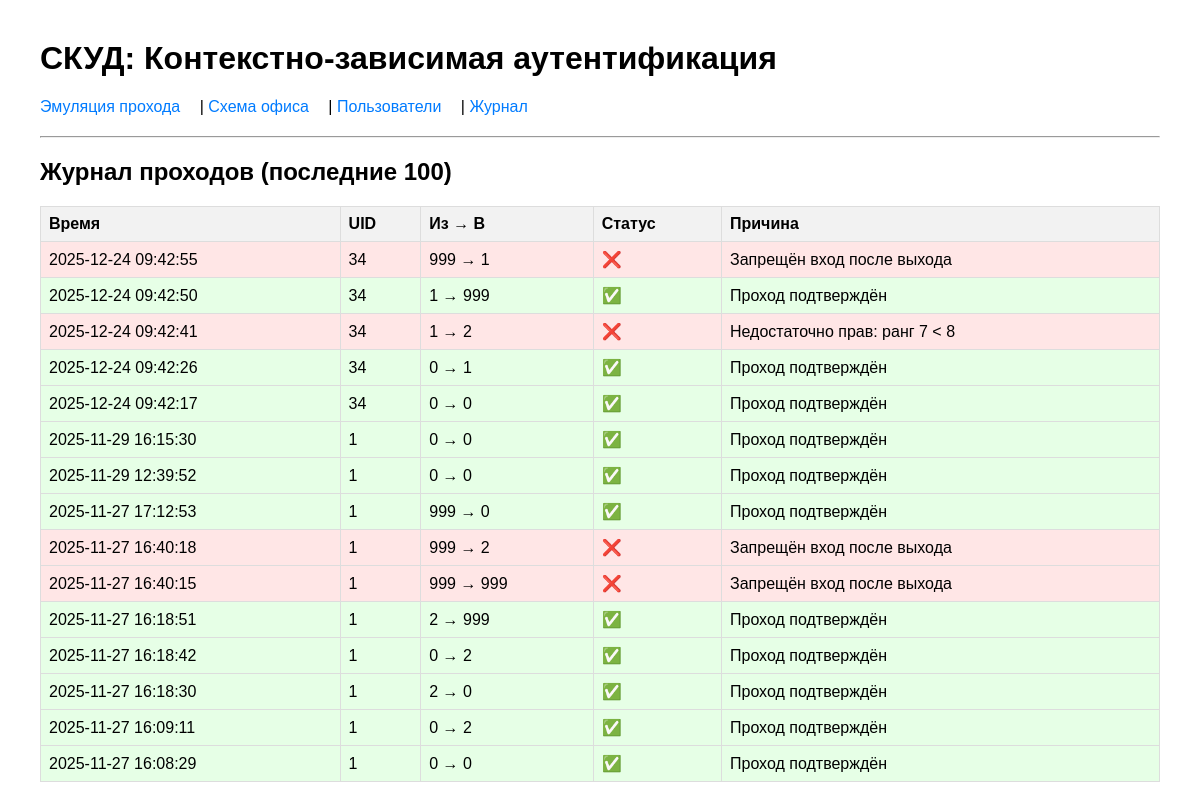
Page /logs on the earlier database version.
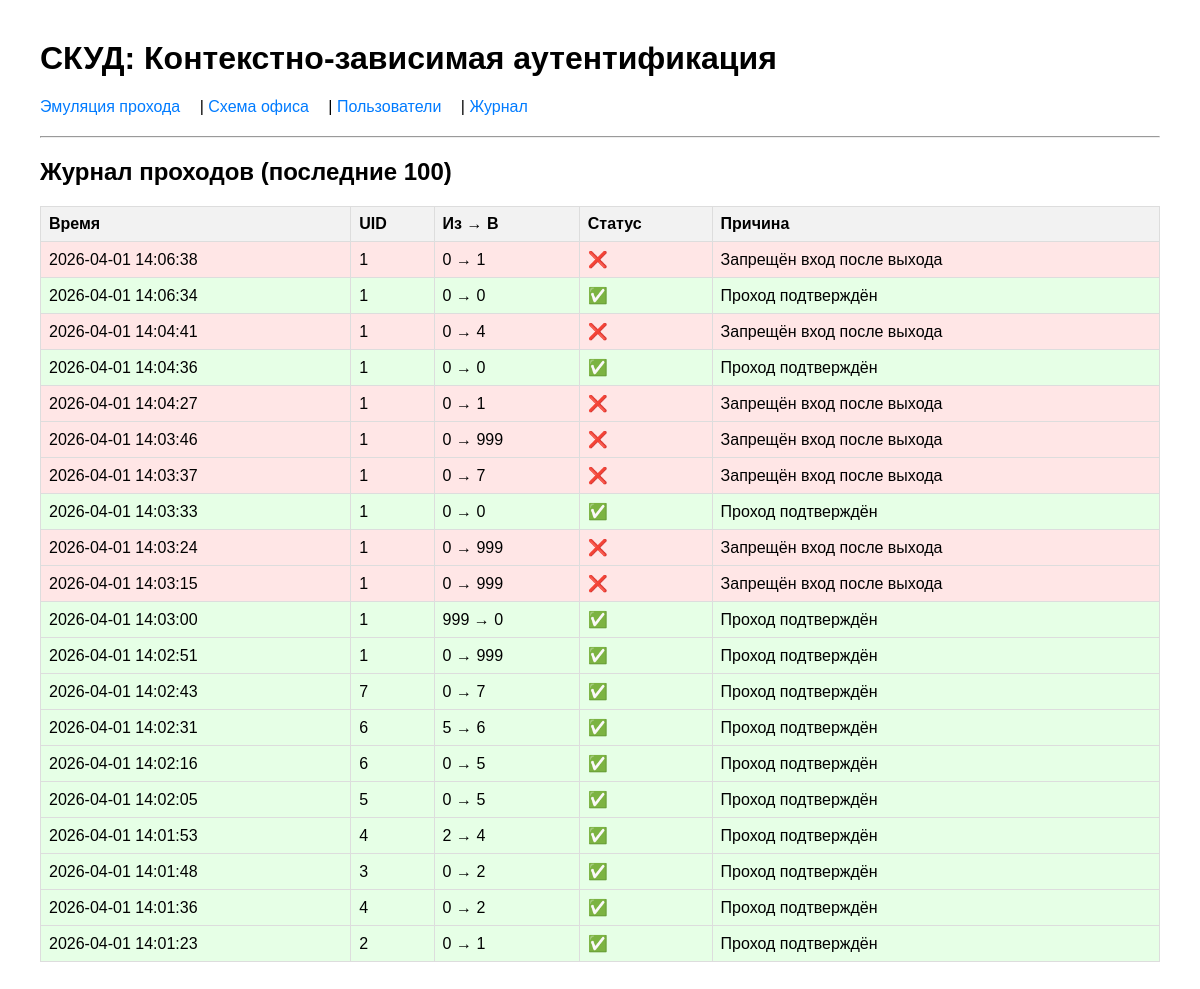
Same page on the later database version.
### tables this page shows
CREATE TABLE access_logs (
            id INTEGER PRIMARY KEY AUTOINCREMENT,
            uid TEXT NOT NULL,
            zone_from INTEGER NOT NULL,
            zone_to INTEGER NOT NULL,
            success INTEGER NOT NULL,
            reason TEXT,
            timestamp DATETIME DEFAULT CURRENT_TIMESTAMP,
            FOREIGN KEY (uid) REFERENCES users(uid)
        );

### app.py (the view)
@app.route('/logs')
def logs():
    logs_list = get_recent_logs(100)
    return render_template('logs.html', logs=logs_list)

### database.py (called while the page is built)
def get_connection():
    conn = sqlite3.connect(DB_PATH)
    conn.row_factory = sqlite3.Row
    conn.execute("PRAGMA foreign_keys = ON")
    return conn

def get_recent_logs(limit: int = 100):
    conn = get_connection()
    cursor = conn.cursor()
    cursor.execute(
        "SELECT * FROM access_logs ORDER BY timestamp DESC LIMIT ?",
        (limit,)
    )
    logs = cursor.fetchall()
    conn.close()
    return logs

### templates/logs.html
{% extends "base.html" %}
{% block content %}
<h2>Журнал проходов (последние 100)</h2>
<table>
    <tr>
        <th>Время</th><th>UID</th><th>Из → В</th><th>Статус</th><th>Причина</th>
    </tr>
    {% for log in logs %}
    <tr style="background: {% if log.success %}#e6ffe6{% else %}#ffe6e6{% endif %}">
        <td>{{ log.timestamp }}</td>
        <td>{{ log.uid }}</td>
        <td>{{ log.zone_from }} → {{ log.zone_to }}</td>
        <td>{% if log.success %}✅{% else %}❌{% endif %}</td>
        <td>{{ log.reason }}</td>
    </tr>
    {% endfor %}
</table>
{% endblock %}

### templates/base.html (shortened to what this page needs)
<!DOCTYPE html>
<html>
<head>
</head>
<body>
    <h1>СКУД: Контекстно-зависимая аутентификация</h1>
    <nav>
        <a href="/">Эмуляция прохода</a> |
        <a href="/dashboard">Схема офиса</a> |
        <a href="/users">Пользователи</a> |
        <a href="/logs">Журнал</a>
    </nav>
    <hr>
    {% block content %}{% endblock %}
</body>
</html>

### templates/base.html (style rules this page uses)
body { font-family: Arial, sans-serif; margin: 40px; }
table { border-collapse: collapse; width: 100%; }
th, td { border: 1px solid #ddd; padding: 8px; text-align: left; }
th { background-color: #f2f2f2; }
nav { margin-bottom: 20px; }
nav a { margin-right: 15px; text-decoration: none; color: #007bff; }

Differences in the rows shown:
added access_logs: timestamp "2026-04-01 14:06:38", uid "1", zone_from "0", zone_to "1", reason "Запрещён вход после выхода", success 0 (drawn)
added access_logs: timestamp "2026-04-01 14:06:34", uid "1", zone_from "0", zone_to "0", reason "Проход подтверждён"
added access_logs: timestamp "2026-04-01 14:04:41", uid "1", zone_from "0", zone_to "4", reason "Запрещён вход после выхода", success 0 (drawn)
added access_logs: timestamp "2026-04-01 14:04:36", uid "1", zone_from "0", zone_to "0", reason "Проход подтверждён"
added access_logs: timestamp "2026-04-01 14:04:27", uid "1", zone_from "0", zone_to "1", reason "Запрещён вход после выхода", success 0 (drawn)
changed access_logs (number 6 of 20 on the later page): timestamp "2025-12-24 09:42:55" → "2026-04-01 14:03:46"; uid "34" → "1"; zone_from "999" → "0"; zone_to "1" → "999"
changed access_logs (number 7 of 20 on the later page): timestamp "2025-12-24 09:42:50" → "2026-04-01 14:03:37"; uid "34" → "1"; zone_from "1" → "0"; zone_to "999" → "7"; reason "Проход подтверждён" → "Запрещён вход после выхода"; success "✅" → "❌"
changed access_logs (number 8 of 20 on the later page): timestamp "2025-12-24 09:42:41" → "2026-04-01 14:03:33"; uid "34" → "1"; zone_from "1" → "0"; zone_to "2" → "0"; reason "Недостаточно прав: ранг 7 < 8" → "Проход подтверждён"; success "❌" → "✅"
changed access_logs (number 9 of 20 on the later page): timestamp "2025-12-24 09:42:26" → "2026-04-01 14:03:24"; uid "34" → "1"; zone_to "1" → "999"; reason "Проход подтверждён" → "Запрещён вход после выхода"; success "✅" → "❌"
changed access_logs (number 10 of 20 on the later page): timestamp "2025-12-24 09:42:17" → "2026-04-01 14:03:15"; uid "34" → "1"; zone_to "0" → "999"; reason "Проход подтверждён" → "Запрещён вход после выхода"; success "✅" → "❌"
changed access_logs (number 11 of 20 on the later page): timestamp "2025-11-29 16:15:30" → "2026-04-01 14:03:00"; zone_from "0" → "999"
changed access_logs (number 12 of 20 on the later page): timestamp "2025-11-29 12:39:52" → "2026-04-01 14:02:51"; zone_to "0" → "999"
changed access_logs (number 13 of 20 on the later page): timestamp "2025-11-27 17:12:53" → "2026-04-01 14:02:43"; uid "1" → "7"; zone_from "999" → "0"; zone_to "0" → "7"
changed access_logs (number 14 of 20 on the later page): timestamp "2025-11-27 16:40:18" → "2026-04-01 14:02:31"; uid "1" → "6"; zone_from "999" → "5"; zone_to "2" → "6"; reason "Запрещён вход после выхода" → "Проход подтверждён"; success "❌" → "✅"
changed access_logs (number 15 of 20 on the later page): timestamp "2025-11-27 16:40:15" → "2026-04-01 14:02:16"; uid "1" → "6"; zone_from "999" → "0"; zone_to "999" → "5"; reason "Запрещён вход после выхода" → "Проход подтверждён"; success "❌" → "✅"
changed access_logs (number 16 of 20 on the later page): timestamp "2025-11-27 16:18:51" → "2026-04-01 14:02:05"; uid "1" → "5"; zone_from "2" → "0"; zone_to "999" → "5"
changed access_logs (number 17 of 20 on the later page): timestamp "2025-11-27 16:18:42" → "2026-04-01 14:01:53"; uid "1" → "4"; zone_from "0" → "2"; zone_to "2" → "4"
changed access_logs (number 18 of 20 on the later page): timestamp "2025-11-27 16:18:30" → "2026-04-01 14:01:48"; uid "1" → "3"; zone_from "2" → "0"; zone_to "0" → "2"
changed access_logs (number 19 of 20 on the later page): timestamp "2025-11-27 16:09:11" → "2026-04-01 14:01:36"; uid "1" → "4"
changed access_logs (number 20 of 20 on the later page): timestamp "2025-11-27 16:08:29" → "2026-04-01 14:01:23"; uid "1" → "2"; zone_to "0" → "1"
